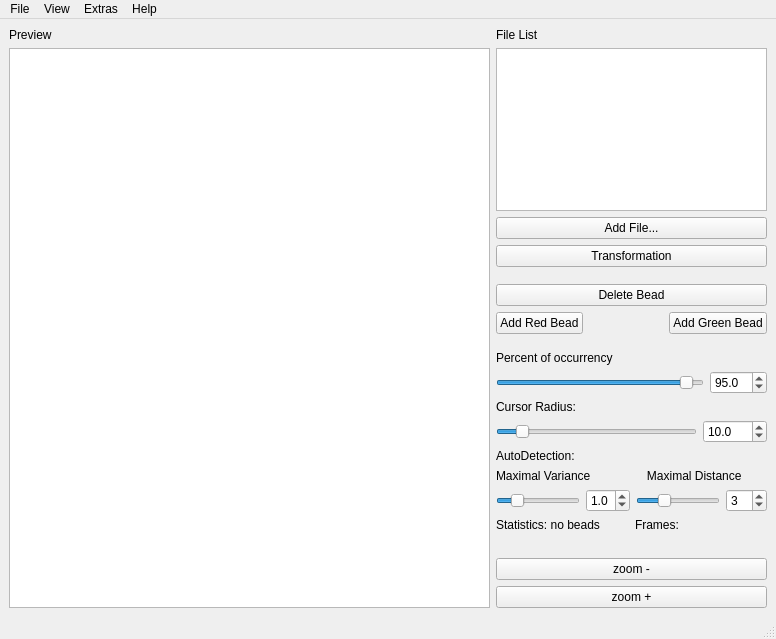
<?xml version="1.0" encoding="UTF-8"?>
<ui version="4.0">
 <class>MainWindow</class>
 <widget class="QMainWindow" name="MainWindow">
  <property name="geometry">
   <rect>
    <x>0</x>
    <y>0</y>
    <width>776</width>
    <height>639</height>
   </rect>
  </property>
  <property name="windowTitle">
   <string>ColorComposer</string>
  </property>
  <widget class="QWidget" name="centralwidget">
   <layout class="QGridLayout" name="gridLayout" columnstretch="20,0">
    <item row="0" column="0">
     <layout class="QVBoxLayout" name="verticalLayout_2">
      <property name="sizeConstraint">
       <enum>QLayout::SetMaximumSize</enum>
      </property>
      <item>
       <widget class="QLabel" name="label">
        <property name="text">
         <string>Preview</string>
        </property>
       </widget>
      </item>
      <item>
       <widget class="QGraphicsView" name="graphicsView"/>
      </item>
     </layout>
    </item>
    <item row="0" column="1">
     <layout class="QVBoxLayout" name="verticalLayout_3">
      <item>
       <widget class="QLabel" name="fileChooseLabel">
        <property name="text">
         <string>File List</string>
        </property>
       </widget>
      </item>
      <item>
       <widget class="QListWidget" name="fileWidget"/>
      </item>
      <item>
       <widget class="QPushButton" name="addFileButton">
        <property name="text">
         <string>Add File...</string>
        </property>
       </widget>
      </item>
      <item>
       <widget class="QPushButton" name="doTransformationButton">
        <property name="text">
         <string>Transformation</string>
        </property>
       </widget>
      </item>
      <item>
       <spacer name="verticalSpacer_3">
        <property name="orientation">
         <enum>Qt::Vertical</enum>
        </property>
        <property name="sizeHint" stdset="0">
         <size>
          <width>20</width>
          <height>40</height>
         </size>
        </property>
       </spacer>
      </item>
      <item>
       <widget class="QPushButton" name="deleteBeadButton">
        <property name="text">
         <string>Delete Bead</string>
        </property>
       </widget>
      </item>
      <item>
       <layout class="QHBoxLayout" name="horizontalLayout_4">
        <property name="topMargin">
         <number>0</number>
        </property>
        <item>
         <widget class="QPushButton" name="addRedBeadButton">
          <property name="text">
           <string>Add Red Bead</string>
          </property>
         </widget>
        </item>
        <item>
         <spacer name="horizontalSpacer">
          <property name="orientation">
           <enum>Qt::Horizontal</enum>
          </property>
          <property name="sizeHint" stdset="0">
           <size>
            <width>40</width>
            <height>20</height>
           </size>
          </property>
         </spacer>
        </item>
        <item>
         <widget class="QPushButton" name="addGreenBeadButton">
          <property name="text">
           <string>Add Green Bead</string>
          </property>
         </widget>
        </item>
       </layout>
      </item>
      <item>
       <spacer name="verticalSpacer_2">
        <property name="orientation">
         <enum>Qt::Vertical</enum>
        </property>
        <property name="sizeHint" stdset="0">
         <size>
          <width>20</width>
          <height>40</height>
         </size>
        </property>
       </spacer>
      </item>
      <item>
       <widget class="QLabel" name="label_3">
        <property name="text">
         <string>Percent of occurrency</string>
        </property>
       </widget>
      </item>
      <item>
       <layout class="QHBoxLayout" name="horizontalLayout_3">
        <property name="topMargin">
         <number>0</number>
        </property>
        <item>
         <widget class="QSlider" name="PercentOfOccurrencySlider">
          <property name="maximum">
           <number>1000</number>
          </property>
          <property name="pageStep">
           <number>5</number>
          </property>
          <property name="value">
           <number>950</number>
          </property>
          <property name="sliderPosition">
           <number>950</number>
          </property>
          <property name="orientation">
           <enum>Qt::Horizontal</enum>
          </property>
         </widget>
        </item>
        <item>
         <widget class="QDoubleSpinBox" name="PercentOfOccurrencySpinBox">
          <property name="decimals">
           <number>1</number>
          </property>
          <property name="maximum">
           <double>100.000000000000000</double>
          </property>
          <property name="singleStep">
           <double>1.000000000000000</double>
          </property>
          <property name="value">
           <double>95.000000000000000</double>
          </property>
         </widget>
        </item>
       </layout>
      </item>
      <item>
       <widget class="QLabel" name="label_2">
        <property name="text">
         <string>Cursor Radius:</string>
        </property>
       </widget>
      </item>
      <item>
       <layout class="QHBoxLayout" name="horizontalLayout">
        <item>
         <widget class="QSlider" name="cursorRadiusSlider">
          <property name="maximum">
           <number>1000</number>
          </property>
          <property name="value">
           <number>100</number>
          </property>
          <property name="orientation">
           <enum>Qt::Horizontal</enum>
          </property>
         </widget>
        </item>
        <item>
         <widget class="QDoubleSpinBox" name="cursorRadiusSpinBox">
          <property name="decimals">
           <number>1</number>
          </property>
          <property name="maximum">
           <double>1000.000000000000000</double>
          </property>
          <property name="value">
           <double>10.000000000000000</double>
          </property>
         </widget>
        </item>
       </layout>
      </item>
      <item>
       <widget class="QLabel" name="label_5">
        <property name="text">
         <string>AutoDetection:</string>
        </property>
       </widget>
      </item>
      <item>
       <widget class="QLabel" name="label_4">
        <property name="text">
         <string>Maximal Variance                 Maximal Distance</string>
        </property>
       </widget>
      </item>
      <item>
       <layout class="QHBoxLayout" name="horizontalLayout_2">
        <property name="topMargin">
         <number>0</number>
        </property>
        <item>
         <widget class="QSlider" name="maximalVarianceSlider">
          <property name="maximum">
           <number>50</number>
          </property>
          <property name="value">
           <number>10</number>
          </property>
          <property name="orientation">
           <enum>Qt::Horizontal</enum>
          </property>
         </widget>
        </item>
        <item>
         <widget class="QDoubleSpinBox" name="maximalVarianceSpinBox">
          <property name="decimals">
           <number>1</number>
          </property>
          <property name="minimum">
           <double>0.000000000000000</double>
          </property>
          <property name="maximum">
           <double>5.000000000000000</double>
          </property>
          <property name="singleStep">
           <double>0.500000000000000</double>
          </property>
          <property name="value">
           <double>1.000000000000000</double>
          </property>
         </widget>
        </item>
        <item>
         <widget class="QSlider" name="maximalDistanceSlider">
          <property name="maximum">
           <number>100</number>
          </property>
          <property name="value">
           <number>30</number>
          </property>
          <property name="orientation">
           <enum>Qt::Horizontal</enum>
          </property>
         </widget>
        </item>
        <item>
         <widget class="QSpinBox" name="maximalDistanceSpinBox">
          <property name="maximum">
           <number>10</number>
          </property>
          <property name="value">
           <number>3</number>
          </property>
         </widget>
        </item>
       </layout>
      </item>
      <item>
       <layout class="QHBoxLayout" name="horizontalLayout_5">
        <property name="topMargin">
         <number>0</number>
        </property>
        <item>
         <layout class="QVBoxLayout" name="verticalLayout">
          <property name="topMargin">
           <number>0</number>
          </property>
          <item>
           <widget class="QLabel" name="statsNumber">
            <property name="text">
             <string>Statistics: no beads</string>
            </property>
           </widget>
          </item>
          <item>
           <widget class="QLabel" name="statsIntensity">
            <property name="text">
             <string/>
            </property>
           </widget>
          </item>
         </layout>
        </item>
        <item>
         <layout class="QVBoxLayout" name="verticalLayout_4">
          <property name="spacing">
           <number>6</number>
          </property>
          <property name="sizeConstraint">
           <enum>QLayout::SetDefaultConstraint</enum>
          </property>
          <item>
           <widget class="QLabel" name="label_6">
            <property name="text">
             <string>Frames:</string>
            </property>
           </widget>
          </item>
          <item>
           <widget class="QLabel" name="statsNumberOfFrames">
            <property name="text">
             <string/>
            </property>
           </widget>
          </item>
         </layout>
        </item>
       </layout>
      </item>
      <item>
       <spacer name="verticalSpacer">
        <property name="orientation">
         <enum>Qt::Vertical</enum>
        </property>
        <property name="sizeHint" stdset="0">
         <size>
          <width>253</width>
          <height>13</height>
         </size>
        </property>
       </spacer>
      </item>
      <item>
       <widget class="QPushButton" name="zoomOutButton">
        <property name="text">
         <string>zoom -</string>
        </property>
       </widget>
      </item>
      <item>
       <widget class="QPushButton" name="zoomInButton">
        <property name="text">
         <string>zoom +</string>
        </property>
       </widget>
      </item>
     </layout>
    </item>
   </layout>
  </widget>
  <widget class="QMenuBar" name="menubar">
   <property name="geometry">
    <rect>
     <x>0</x>
     <y>0</y>
     <width>776</width>
     <height>25</height>
    </rect>
   </property>
   <widget class="QMenu" name="menuFile">
    <property name="title">
     <string>File</string>
    </property>
    <addaction name="actionExport_Composed_image"/>
    <addaction name="actionExport_as_stack_of_images"/>
    <addaction name="actionExport_transformed_coordinates"/>
   </widget>
   <widget class="QMenu" name="menuView">
    <property name="title">
     <string>View</string>
    </property>
    <addaction name="actionTransformation_Matrix"/>
   </widget>
   <widget class="QMenu" name="menuExtras">
    <property name="title">
     <string>Extras</string>
    </property>
    <addaction name="actionAuto_detect_beads"/>
    <addaction name="actionClear_all"/>
    <addaction name="actionColocalization"/>
   </widget>
   <widget class="QMenu" name="menuHelp">
    <property name="title">
     <string>Help</string>
    </property>
    <addaction name="actionAbout"/>
   </widget>
   <addaction name="menuFile"/>
   <addaction name="menuView"/>
   <addaction name="menuExtras"/>
   <addaction name="menuHelp"/>
  </widget>
  <widget class="QStatusBar" name="statusbar"/>
  <action name="actionTransformation_Matrix">
   <property name="text">
    <string>Transformation Matrix...</string>
   </property>
  </action>
  <action name="actionExport_Composed_image">
   <property name="text">
    <string>Export Composed image...</string>
   </property>
  </action>
  <action name="actionExport_as_stack_of_images">
   <property name="text">
    <string>Export as stack of images...</string>
   </property>
  </action>
  <action name="actionAuto_detect_beads">
   <property name="text">
    <string>Auto-detect beads</string>
   </property>
  </action>
  <action name="actionAbout">
   <property name="text">
    <string>About</string>
   </property>
  </action>
  <action name="actionClear_all">
   <property name="text">
    <string>Discard loaded images (Reset)</string>
   </property>
  </action>
  <action name="actionExport_transformed_coordinates">
   <property name="text">
    <string>Export transformed Coordinates as List...</string>
   </property>
  </action>
  <action name="actionBig_bead_circles">
   <property name="text">
    <string>Big bead circles</string>
   </property>
  </action>
  <action name="actionColocalization">
   <property name="text">
    <string>Colocalization</string>
   </property>
  </action>
 </widget>
 <resources/>
 <connections/>
</ui>
